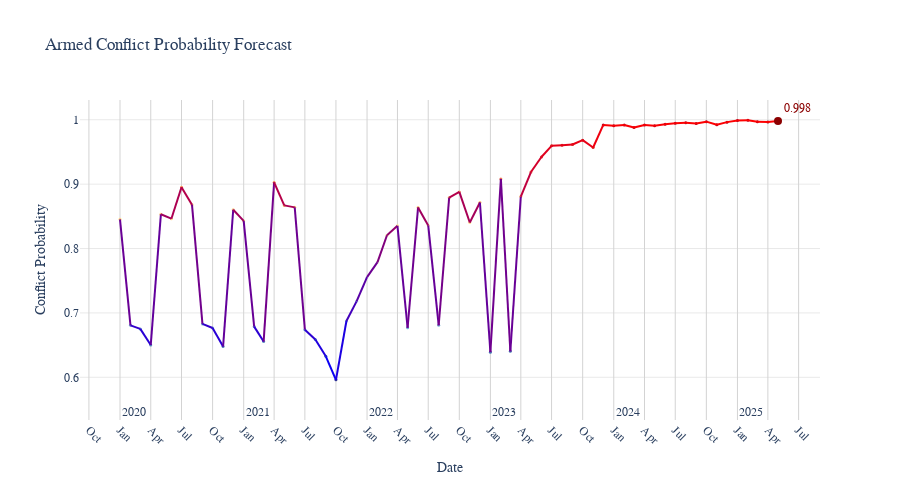

Here is the notebook cell this chart was saved with:
### Code cell
# Convert period to datetime for better plotting
# Extract year and month from period (format YYYYMM)
df = cf_data.with_columns([
    pl.col("period").cast(str).str.slice(0, 4).alias("year"),
    pl.col("period").cast(str).str.slice(4, 6).alias("month")
])

# Create a date column by combining year and month
df = df.with_columns([
    pl.concat_str([pl.col("year"), pl.col("month")], separator="-").str.to_datetime("%Y-%m").alias("date")
])

# Filter for 2020 onwards
df_filtered = df.filter(pl.col("year").cast(int) >= 2020)

# Convert to pandas for easier plotting
pdf = df_filtered.select(["date", "ons_armedconf_03_all"]).to_pandas()

# Get the last datapoint for labeling
last_date = pdf["date"].iloc[-1]
last_value = pdf["ons_armedconf_03_all"].iloc[-1]

# Create the Plotly figure
fig = go.Figure()

# Add the gradient line plot using Scatter with marker colors
fig.add_trace(go.Scatter(
    x=pdf["date"], 
    y=pdf["ons_armedconf_03_all"],
    mode='lines+markers',
    line=dict(width=0),  # Hide the line, we'll use markers
    marker=dict(
        color=pdf["ons_armedconf_03_all"],  # Color based on values
        colorscale='RdYlBu_r',  # Red to Blue reversed (blue low, red high)
        size=3,
        line=dict(width=0),
        showscale=False,
        colorbar=dict(
            title="Conflict Probability"
        )
    ),
    name='Armed Conflict Forecast',
    connectgaps=True
))

# Create a smooth line with gradient effect by adding multiple segments
x_vals = pdf["date"]
y_vals = pdf["ons_armedconf_03_all"]

# Normalize values for color mapping
norm_vals = (y_vals - y_vals.min()) / (y_vals.max() - y_vals.min())

# Add line segments with different colors
for i in range(len(x_vals)-1):
    # Calculate color based on average of two consecutive points
    avg_val = (norm_vals.iloc[i] + norm_vals.iloc[i+1]) / 2
    
    # Convert normalized value to RGB color (blue to red)
    red = int(255 * avg_val)
    blue = int(255 * (1 - avg_val))
    color = f'rgb({red}, 0, {blue})'
    
    fig.add_trace(go.Scatter(
        x=[x_vals.iloc[i], x_vals.iloc[i+1]],
        y=[y_vals.iloc[i], y_vals.iloc[i+1]],
        mode='lines',
        line=dict(color=color, width=2),
        showlegend=False,
        hoverinfo='skip'
    ))

# Add a point and label for the last datapoint
fig.add_trace(go.Scatter(
    x=[last_date],
    y=[last_value],
    mode='markers+text',
    marker=dict(color='darkred', size=8),
    text=[f'{last_value:.3f}'],
    textposition='top right',
    textfont=dict(size=12, color='darkred'),
    showlegend=False,
    name='Latest Value'
))

# Update layout
fig.update_layout(
    title='Armed Conflict Probability Forecast',
    xaxis_title='Date',
    yaxis_title='Conflict Probability',
    font=dict(size=12, family='Arial(sans-serif)'),
    showlegend=False,
    width=900,
    height=500,
    paper_bgcolor='white',
    plot_bgcolor='white'
)

# Add grid and x-axis formatting
fig.update_xaxes(
    showgrid=True, 
    gridcolor='lightgray', 
    gridwidth=1,
    dtick="M3",  # Monthly ticks
    tickformat="%b",  # Show only month abbreviation for ticks
    tickangle=45,  # Rotate labels for better readability
    # Add year labels
    minor=dict(
        dtick="M12",  # Year intervals
        tickmode="linear"
    )
)

# Add custom year annotations
years = pdf["date"].dt.year.unique()
for year in sorted(years):
    # Find the first date of each year in the data
    year_data = pdf[pdf["date"].dt.year == year]
    if not year_data.empty:
        first_date = year_data["date"].min()
        fig.add_annotation(
            x=first_date,
            y=pdf["ons_armedconf_03_all"].min() - 0.05,  # Position below the plot
            text=str(year),
            showarrow=False,
            font=dict(size=12),
            xanchor="left"
        )

fig.update_yaxes(showgrid=True, gridcolor='lightgray', gridwidth=0.5)

# Show the plot
fig.show()

### Figure 1 — Plotly figure (JSON) as saved in the notebook; plotly's stock layout.template omitted (floating-point values rounded to 4 significant figures)
{"data": [{"connectgaps": true, "line": {"width": 0}, "marker": {"color": [0.8454, 0.6807, 0.6751, 0.6502, 0.8533, 0.8464, 0.8953, 0.8681, 0.6829, 0.6766, 0.6477, 0.8602, 0.8429, 0.6787, 0.6555, 0.9028, 0.867, 0.864, 0.674, 0.6589, 0.6326, 0.5961, 0.6874, 0.718, 0.7556, 0.7788, 0.8207, 0.8352, 0.677, 0.8638, 0.8359, 0.6808, 0.879, 0.888, 0.8404, 0.8715, 0.6391, 0.9081, 0.6404, 0.8808, 0.9189, 0.9422, 0.9595, 0.9605, 0.9616, 0.9683, 0.957, 0.992, 0.9907, 0.9919, 0.9879, 0.9919, 0.9908, 0.9931, 0.9947, 0.9954, 0.9941, 0.9971, 0.9923, 0.9963, 0.9989, 0.9992, 0.9969, 0.9967, 0.9981], "colorbar": {"title": {"text": "Conflict Probability"}}, "colorscale": [[0, "rgb(49,54,149)"], [0.1, "rgb(69,117,180)"], [0.2, "rgb(116,173,209)"], [0.3, "rgb(171,217,233)"], [0.4, "rgb(224,243,248)"], [0.5, "rgb(255,255,191)"], [0.6, "rgb(254,224,144)"], [0.7, "rgb(253,174,97)"], [0.8, "rgb(244,109,67)"], [0.9, "rgb(215,48,39)"], [1, "rgb(165,0,38)"]], "line": {"width": 0}, "showscale": false, "size": 3}, "mode": "lines+markers", "name": "Armed Conflict Forecast", "type": "scatter", "x": ["2020-01-01T00:00:00.000000", "2020-02-01T00:00:00.000000", "2020-03-01T00:00:00.000000", "2020-04-01T00:00:00.000000", "2020-05-01T00:00:00.000000", "2020-06-01T00:00:00.000000", "2020-07-01T00:00:00.000000", "2020-08-01T00:00:00.000000", "2020-09-01T00:00:00.000000", "2020-10-01T00:00:00.000000", "2020-11-01T00:00:00.000000", "2020-12-01T00:00:00.000000", "2021-01-01T00:00:00.000000", "2021-02-01T00:00:00.000000", "2021-03-01T00:00:00.000000", "2021-04-01T00:00:00.000000", "2021-05-01T00:00:00.000000", "2021-06-01T00:00:00.000000", "2021-07-01T00:00:00.000000", "2021-08-01T00:00:00.000000", "2021-09-01T00:00:00.000000", "2021-10-01T00:00:00.000000", "2021-11-01T00:00:00.000000", "2021-12-01T00:00:00.000000", "2022-01-01T00:00:00.000000", "2022-02-01T00:00:00.000000", "2022-03-01T00:00:00.000000", "2022-04-01T00:00:00.000000", "2022-05-01T00:00:00.000000", "2022-06-01T00:00:00.000000", "2022-07-01T00:00:00.000000", "2022-08-01T00:00:00.000000", "2022-09-01T00:00:00.000000", "2022-10-01T00:00:00.000000", "2022-11-01T00:00:00.000000", "2022-12-01T00:00:00.000000", "2023-01-01T00:00:00.000000", "2023-02-01T00:00:00.000000", "2023-03-01T00:00:00.000000", "2023-04-01T00:00:00.000000", "2023-05-01T00:00:00.000000", "2023-06-01T00:00:00.000000", "2023-07-01T00:00:00.000000", "2023-08-01T00:00:00.000000", "2023-09-01T00:00:00.000000", "2023-10-01T00:00:00.000000", "2023-11-01T00:00:00.000000", "2023-12-01T00:00:00.000000", "2024-01-01T00:00:00.000000", "2024-02-01T00:00:00.000000", "2024-03-01T00:00:00.000000", "2024-04-01T00:00:00.000000", "2024-05-01T00:00:00.000000", "2024-06-01T00:00:00.000000", "2024-07-01T00:00:00.000000", "2024-08-01T00:00:00.000000", "2024-09-01T00:00:00.000000", "2024-10-01T00:00:00.000000", "2024-11-01T00:00:00.000000", "2024-12-01T00:00:00.000000", "2025-01-01T00:00:00.000000", "2025-02-01T00:00:00.000000", "2025-03-01T00:00:00.000000", "2025-04-01T00:00:00.000000", "2025-05-01T00:00:00.000000"], "y": [0.8454, 0.6807, 0.6751, 0.6502, 0.8533, 0.8464, 0.8953, 0.8681, 0.6829, 0.6766, 0.6477, 0.8602, 0.8429, 0.6787, 0.6555, 0.9028, 0.867, 0.864, 0.674, 0.6589, 0.6326, 0.5961, 0.6874, 0.718, 0.7556, 0.7788, 0.8207, 0.8352, 0.677, 0.8638, 0.8359, 0.6808, 0.879, 0.888, 0.8404, 0.8715, 0.6391, 0.9081, 0.6404, 0.8808, 0.9189, 0.9422, 0.9595, 0.9605, 0.9616, 0.9683, 0.957, 0.992, 0.9907, 0.9919, 0.9879, 0.9919, 0.9908, 0.9931, 0.9947, 0.9954, 0.9941, 0.9971, 0.9923, 0.9963, 0.9989, 0.9992, 0.9969, 0.9967, 0.9981]}, {"hoverinfo": "skip", "line": {"color": "rgb(105, 0, 149)", "width": 2}, "mode": "lines", "showlegend": false, "type": "scatter", "x": ["2020-01-01T00:00:00", "2020-02-01T00:00:00"], "y": [0.8454, 0.6807]}, {"hoverinfo": "skip", "line": {"color": "rgb(51, 0, 203)", "width": 2}, "mode": "lines", "showlegend": false, "type": "scatter", "x": ["2020-02-01T00:00:00", "2020-03-01T00:00:00"], "y": [0.6807, 0.6751]}, {"hoverinfo": "skip", "line": {"color": "rgb(42, 0, 212)", "width": 2}, "mode": "lines", "showlegend": false, "type": "scatter", "x": ["2020-03-01T00:00:00", "2020-04-01T00:00:00"], "y": [0.6751, 0.6502]}, {"hoverinfo": "skip", "line": {"color": "rgb(98, 0, 156)", "width": 2}, "mode": "lines", "showlegend": false, "type": "scatter", "x": ["2020-04-01T00:00:00", "2020-05-01T00:00:00"], "y": [0.6502, 0.8533]}, {"hoverinfo": "skip", "line": {"color": "rgb(160, 0, 94)", "width": 2}, "mode": "lines", "showlegend": false, "type": "scatter", "x": ["2020-05-01T00:00:00", "2020-06-01T00:00:00"], "y": [0.8533, 0.8464]}, {"hoverinfo": "skip", "line": {"color": "rgb(173, 0, 81)", "width": 2}, "mode": "lines", "showlegend": false, "type": "scatter", "x": ["2020-06-01T00:00:00", "2020-07-01T00:00:00"], "y": [0.8464, 0.8953]}, {"hoverinfo": "skip", "line": {"color": "rgb(180, 0, 74)", "width": 2}, "mode": "lines", "showlegend": false, "type": "scatter", "x": ["2020-07-01T00:00:00", "2020-08-01T00:00:00"], "y": [0.8953, 0.8681]}, {"hoverinfo": "skip", "line": {"color": "rgb(113, 0, 141)", "width": 2}, "mode": "lines", "showlegend": false, "type": "scatter", "x": ["2020-08-01T00:00:00", "2020-09-01T00:00:00"], "y": [0.8681, 0.6829]}, {"hoverinfo": "skip", "line": {"color": "rgb(52, 0, 202)", "width": 2}, "mode": "lines", "showlegend": false, "type": "scatter", "x": ["2020-09-01T00:00:00", "2020-10-01T00:00:00"], "y": [0.6829, 0.6766]}, {"hoverinfo": "skip", "line": {"color": "rgb(41, 0, 213)", "width": 2}, "mode": "lines", "showlegend": false, "type": "scatter", "x": ["2020-10-01T00:00:00", "2020-11-01T00:00:00"], "y": [0.6766, 0.6477]}, {"hoverinfo": "skip", "line": {"color": "rgb(99, 0, 155)", "width": 2}, "mode": "lines", "showlegend": false, "type": "scatter", "x": ["2020-11-01T00:00:00", "2020-12-01T00:00:00"], "y": [0.6477, 0.8602]}, {"hoverinfo": "skip", "line": {"color": "rgb(161, 0, 93)", "width": 2}, "mode": "lines", "showlegend": false, "type": "scatter", "x": ["2020-12-01T00:00:00", "2021-01-01T00:00:00"], "y": [0.8602, 0.8429]}, {"hoverinfo": "skip", "line": {"color": "rgb(104, 0, 150)", "width": 2}, "mode": "lines", "showlegend": false, "type": "scatter", "x": ["2021-01-01T00:00:00", "2021-02-01T00:00:00"], "y": [0.8429, 0.6787]}, {"hoverinfo": "skip", "line": {"color": "rgb(44, 0, 210)", "width": 2}, "mode": "lines", "showlegend": false, "type": "scatter", "x": ["2021-02-01T00:00:00", "2021-03-01T00:00:00"], "y": [0.6787, 0.6555]}, {"hoverinfo": "skip", "line": {"color": "rgb(115, 0, 139)", "width": 2}, "mode": "lines", "showlegend": false, "type": "scatter", "x": ["2021-03-01T00:00:00", "2021-04-01T00:00:00"], "y": [0.6555, 0.9028]}, {"hoverinfo": "skip", "line": {"color": "rgb(182, 0, 72)", "width": 2}, "mode": "lines", "showlegend": false, "type": "scatter", "x": ["2021-04-01T00:00:00", "2021-05-01T00:00:00"], "y": [0.9028, 0.867]}, {"hoverinfo": "skip", "line": {"color": "rgb(170, 0, 84)", "width": 2}, "mode": "lines", "showlegend": false, "type": "scatter", "x": ["2021-05-01T00:00:00", "2021-06-01T00:00:00"], "y": [0.867, 0.864]}, {"hoverinfo": "skip", "line": {"color": "rgb(109, 0, 145)", "width": 2}, "mode": "lines", "showlegend": false, "type": "scatter", "x": ["2021-06-01T00:00:00", "2021-07-01T00:00:00"], "y": [0.864, 0.674]}, {"hoverinfo": "skip", "line": {"color": "rgb(44, 0, 210)", "width": 2}, "mode": "lines", "showlegend": false, "type": "scatter", "x": ["2021-07-01T00:00:00", "2021-08-01T00:00:00"], "y": [0.674, 0.6589]}, {"hoverinfo": "skip", "line": {"color": "rgb(31, 0, 223)", "width": 2}, "mode": "lines", "showlegend": false, "type": "scatter", "x": ["2021-08-01T00:00:00", "2021-09-01T00:00:00"], "y": [0.6589, 0.6326]}, {"hoverinfo": "skip", "line": {"color": "rgb(11, 0, 243)", "width": 2}, "mode": "lines", "showlegend": false, "type": "scatter", "x": ["2021-09-01T00:00:00", "2021-10-01T00:00:00"], "y": [0.6326, 0.5961]}, {"hoverinfo": "skip", "line": {"color": "rgb(28, 0, 226)", "width": 2}, "mode": "lines", "showlegend": false, "type": "scatter", "x": ["2021-10-01T00:00:00", "2021-11-01T00:00:00"], "y": [0.5961, 0.6874]}, {"hoverinfo": "skip", "line": {"color": "rgb(67, 0, 187)", "width": 2}, "mode": "lines", "showlegend": false, "type": "scatter", "x": ["2021-11-01T00:00:00", "2021-12-01T00:00:00"], "y": [0.6874, 0.718]}, {"hoverinfo": "skip", "line": {"color": "rgb(88, 0, 166)", "width": 2}, "mode": "lines", "showlegend": false, "type": "scatter", "x": ["2021-12-01T00:00:00", "2022-01-01T00:00:00"], "y": [0.718, 0.7556]}, {"hoverinfo": "skip", "line": {"color": "rgb(108, 0, 146)", "width": 2}, "mode": "lines", "showlegend": false, "type": "scatter", "x": ["2022-01-01T00:00:00", "2022-02-01T00:00:00"], "y": [0.7556, 0.7788]}, {"hoverinfo": "skip", "line": {"color": "rgb(128, 0, 126)", "width": 2}, "mode": "lines", "showlegend": false, "type": "scatter", "x": ["2022-02-01T00:00:00", "2022-03-01T00:00:00"], "y": [0.7788, 0.8207]}, {"hoverinfo": "skip", "line": {"color": "rgb(146, 0, 108)", "width": 2}, "mode": "lines", "showlegend": false, "type": "scatter", "x": ["2022-03-01T00:00:00", "2022-04-01T00:00:00"], "y": [0.8207, 0.8352]}, {"hoverinfo": "skip", "line": {"color": "rgb(101, 0, 153)", "width": 2}, "mode": "lines", "showlegend": false, "type": "scatter", "x": ["2022-04-01T00:00:00", "2022-05-01T00:00:00"], "y": [0.8352, 0.677]}, {"hoverinfo": "skip", "line": {"color": "rgb(110, 0, 144)", "width": 2}, "mode": "lines", "showlegend": false, "type": "scatter", "x": ["2022-05-01T00:00:00", "2022-06-01T00:00:00"], "y": [0.677, 0.8638]}, {"hoverinfo": "skip", "line": {"color": "rgb(160, 0, 94)", "width": 2}, "mode": "lines", "showlegend": false, "type": "scatter", "x": ["2022-06-01T00:00:00", "2022-07-01T00:00:00"], "y": [0.8638, 0.8359]}, {"hoverinfo": "skip", "line": {"color": "rgb(102, 0, 152)", "width": 2}, "mode": "lines", "showlegend": false, "type": "scatter", "x": ["2022-07-01T00:00:00", "2022-08-01T00:00:00"], "y": [0.8359, 0.6808]}, {"hoverinfo": "skip", "line": {"color": "rgb(116, 0, 138)", "width": 2}, "mode": "lines", "showlegend": false, "type": "scatter", "x": ["2022-08-01T00:00:00", "2022-09-01T00:00:00"], "y": [0.6808, 0.879]}, {"hoverinfo": "skip", "line": {"color": "rgb(181, 0, 73)", "width": 2}, "mode": "lines", "showlegend": false, "type": "scatter", "x": ["2022-09-01T00:00:00", "2022-10-01T00:00:00"], "y": [0.879, 0.888]}, {"hoverinfo": "skip", "line": {"color": "rgb(169, 0, 85)", "width": 2}, "mode": "lines", "showlegend": false, "type": "scatter", "x": ["2022-10-01T00:00:00", "2022-11-01T00:00:00"], "y": [0.888, 0.8404]}, {"hoverinfo": "skip", "line": {"color": "rgb(164, 0, 90)", "width": 2}, "mode": "lines", "showlegend": false, "type": "scatter", "x": ["2022-11-01T00:00:00", "2022-12-01T00:00:00"], "y": [0.8404, 0.8715]}, {"hoverinfo": "skip", "line": {"color": "rgb(100, 0, 154)", "width": 2}, "mode": "lines", "showlegend": false, "type": "scatter", "x": ["2022-12-01T00:00:00", "2023-01-01T00:00:00"], "y": [0.8715, 0.6391]}, {"hoverinfo": "skip", "line": {"color": "rgb(112, 0, 142)", "width": 2}, "mode": "lines", "showlegend": false, "type": "scatter", "x": ["2023-01-01T00:00:00", "2023-02-01T00:00:00"], "y": [0.6391, 0.9081]}, {"hoverinfo": "skip", "line": {"color": "rgb(112, 0, 142)", "width": 2}, "mode": "lines", "showlegend": false, "type": "scatter", "x": ["2023-02-01T00:00:00", "2023-03-01T00:00:00"], "y": [0.9081, 0.6404]}, {"hoverinfo": "skip", "line": {"color": "rgb(104, 0, 150)", "width": 2}, "mode": "lines", "showlegend": false, "type": "scatter", "x": ["2023-03-01T00:00:00", "2023-04-01T00:00:00"], "y": [0.6404, 0.8808]}, {"hoverinfo": "skip", "line": {"color": "rgb(192, 0, 62)", "width": 2}, "mode": "lines", "showlegend": false, "type": "scatter", "x": ["2023-04-01T00:00:00", "2023-05-01T00:00:00"], "y": [0.8808, 0.9189]}, {"hoverinfo": "skip", "line": {"color": "rgb(211, 0, 43)", "width": 2}, "mode": "lines", "showlegend": false, "type": "scatter", "x": ["2023-05-01T00:00:00", "2023-06-01T00:00:00"], "y": [0.9189, 0.9422]}, {"hoverinfo": "skip", "line": {"color": "rgb(224, 0, 30)", "width": 2}, "mode": "lines", "showlegend": false, "type": "scatter", "x": ["2023-06-01T00:00:00", "2023-07-01T00:00:00"], "y": [0.9422, 0.9595]}, {"hoverinfo": "skip", "line": {"color": "rgb(230, 0, 24)", "width": 2}, "mode": "lines", "showlegend": false, "type": "scatter", "x": ["2023-07-01T00:00:00", "2023-08-01T00:00:00"], "y": [0.9595, 0.9605]}, {"hoverinfo": "skip", "line": {"color": "rgb(230, 0, 24)", "width": 2}, "mode": "lines", "showlegend": false, "type": "scatter", "x": ["2023-08-01T00:00:00", "2023-09-01T00:00:00"], "y": [0.9605, 0.9616]}, {"hoverinfo": "skip", "line": {"color": "rgb(233, 0, 21)", "width": 2}, "mode": "lines", "showlegend": false, "type": "scatter", "x": ["2023-09-01T00:00:00", "2023-10-01T00:00:00"], "y": [0.9616, 0.9683]}, {"hoverinfo": "skip", "line": {"color": "rgb(231, 0, 23)", "width": 2}, "mode": "lines", "showlegend": false, "type": "scatter", "x": ["2023-10-01T00:00:00", "2023-11-01T00:00:00"], "y": [0.9683, 0.957]}, {"hoverinfo": "skip", "line": {"color": "rgb(239, 0, 15)", "width": 2}, "mode": "lines", "showlegend": false, "type": "scatter", "x": ["2023-11-01T00:00:00", "2023-12-01T00:00:00"], "y": [0.957, 0.992]}, {"hoverinfo": "skip", "line": {"color": "rgb(250, 0, 4)", "width": 2}, "mode": "lines", "showlegend": false, "type": "scatter", "x": ["2023-12-01T00:00:00", "2024-01-01T00:00:00"], "y": [0.992, 0.9907]}, {"hoverinfo": "skip", "line": {"color": "rgb(249, 0, 5)", "width": 2}, "mode": "lines", "showlegend": false, "type": "scatter", "x": ["2024-01-01T00:00:00", "2024-02-01T00:00:00"], "y": [0.9907, 0.9919]}, {"hoverinfo": "skip", "line": {"color": "rgb(249, 0, 5)", "width": 2}, "mode": "lines", "showlegend": false, "type": "scatter", "x": ["2024-02-01T00:00:00", "2024-03-01T00:00:00"], "y": [0.9919, 0.9879]}, {"hoverinfo": "skip", "line": {"color": "rgb(249, 0, 5)", "width": 2}, "mode": "lines", "showlegend": false, "type": "scatter", "x": ["2024-03-01T00:00:00", "2024-04-01T00:00:00"], "y": [0.9879, 0.9919]}, {"hoverinfo": "skip", "line": {"color": "rgb(250, 0, 4)", "width": 2}, "mode": "lines", "showlegend": false, "type": "scatter", "x": ["2024-04-01T00:00:00", "2024-05-01T00:00:00"], "y": [0.9919, 0.9908]}, {"hoverinfo": "skip", "line": {"color": "rgb(250, 0, 4)", "width": 2}, "mode": "lines", "showlegend": false, "type": "scatter", "x": ["2024-05-01T00:00:00", "2024-06-01T00:00:00"], "y": [0.9908, 0.9931]}, {"hoverinfo": "skip", "line": {"color": "rgb(251, 0, 3)", "width": 2}, "mode": "lines", "showlegend": false, "type": "scatter", "x": ["2024-06-01T00:00:00", "2024-07-01T00:00:00"], "y": [0.9931, 0.9947]}, {"hoverinfo": "skip", "line": {"color": "rgb(252, 0, 2)", "width": 2}, "mode": "lines", "showlegend": false, "type": "scatter", "x": ["2024-07-01T00:00:00", "2024-08-01T00:00:00"], "y": [0.9947, 0.9954]}, {"hoverinfo": "skip", "line": {"color": "rgb(252, 0, 2)", "width": 2}, "mode": "lines", "showlegend": false, "type": "scatter", "x": ["2024-08-01T00:00:00", "2024-09-01T00:00:00"], "y": [0.9954, 0.9941]}, {"hoverinfo": "skip", "line": {"color": "rgb(252, 0, 2)", "width": 2}, "mode": "lines", "showlegend": false, "type": "scatter", "x": ["2024-09-01T00:00:00", "2024-10-01T00:00:00"], "y": [0.9941, 0.9971]}, {"hoverinfo": "skip", "line": {"color": "rgb(252, 0, 2)", "width": 2}, "mode": "lines", "showlegend": false, "type": "scatter", "x": ["2024-10-01T00:00:00", "2024-11-01T00:00:00"], "y": [0.9971, 0.9923]}, {"hoverinfo": "skip", "line": {"color": "rgb(251, 0, 3)", "width": 2}, "mode": "lines", "showlegend": false, "type": "scatter", "x": ["2024-11-01T00:00:00", "2024-12-01T00:00:00"], "y": [0.9923, 0.9963]}, {"hoverinfo": "skip", "line": {"color": "rgb(253, 0, 1)", "width": 2}, "mode": "lines", "showlegend": false, "type": "scatter", "x": ["2024-12-01T00:00:00", "2025-01-01T00:00:00"], "y": [0.9963, 0.9989]}, {"hoverinfo": "skip", "line": {"color": "rgb(254, 0, 0)", "width": 2}, "mode": "lines", "showlegend": false, "type": "scatter", "x": ["2025-01-01T00:00:00", "2025-02-01T00:00:00"], "y": [0.9989, 0.9992]}, {"hoverinfo": "skip", "line": {"color": "rgb(254, 0, 0)", "width": 2}, "mode": "lines", "showlegend": false, "type": "scatter", "x": ["2025-02-01T00:00:00", "2025-03-01T00:00:00"], "y": [0.9992, 0.9969]}, {"hoverinfo": "skip", "line": {"color": "rgb(253, 0, 1)", "width": 2}, "mode": "lines", "showlegend": false, "type": "scatter", "x": ["2025-03-01T00:00:00", "2025-04-01T00:00:00"], "y": [0.9969, 0.9967]}, {"hoverinfo": "skip", "line": {"color": "rgb(253, 0, 1)", "width": 2}, "mode": "lines", "showlegend": false, "type": "scatter", "x": ["2025-04-01T00:00:00", "2025-05-01T00:00:00"], "y": [0.9967, 0.9981]}, {"marker": {"color": "darkred", "size": 8}, "mode": "markers+text", "name": "Latest Value", "showlegend": false, "text": ["0.998"], "textfont": {"color": "darkred", "size": 12}, "textposition": "top right", "type": "scatter", "x": ["2025-05-01T00:00:00"], "y": [0.9981]}], "layout": {"annotations": [{"font": {"size": 12}, "showarrow": false, "text": "2020", "x": "2020-01-01T00:00:00", "xanchor": "left", "y": 0.5461}, {"font": {"size": 12}, "showarrow": false, "text": "2021", "x": "2021-01-01T00:00:00", "xanchor": "left", "y": 0.5461}, {"font": {"size": 12}, "showarrow": false, "text": "2022", "x": "2022-01-01T00:00:00", "xanchor": "left", "y": 0.5461}, {"font": {"size": 12}, "showarrow": false, "text": "2023", "x": "2023-01-01T00:00:00", "xanchor": "left", "y": 0.5461}, {"font": {"size": 12}, "showarrow": false, "text": "2024", "x": "2024-01-01T00:00:00", "xanchor": "left", "y": 0.5461}, {"font": {"size": 12}, "showarrow": false, "text": "2025", "x": "2025-01-01T00:00:00", "xanchor": "left", "y": 0.5461}], "font": {"family": "Arial(sans-serif)", "size": 12}, "height": 500, "paper_bgcolor": "white", "plot_bgcolor": "white", "showlegend": false, "title": {"text": "Armed Conflict Probability Forecast"}, "width": 900, "xaxis": {"dtick": "M3", "gridcolor": "lightgray", "gridwidth": 1, "minor": {"dtick": "M12", "tickmode": "linear"}, "showgrid": true, "tickangle": 45, "tickformat": "%b", "title": {"text": "Date"}}, "yaxis": {"gridcolor": "lightgray", "gridwidth": 0.5, "showgrid": true, "title": {"text": "Conflict Probability"}}}}
